Frame 1 (no input): blank canvas, image omitted
Frame 60 (the mouse pressed at the canvas centre just before this capture): blank canvas, image omitted
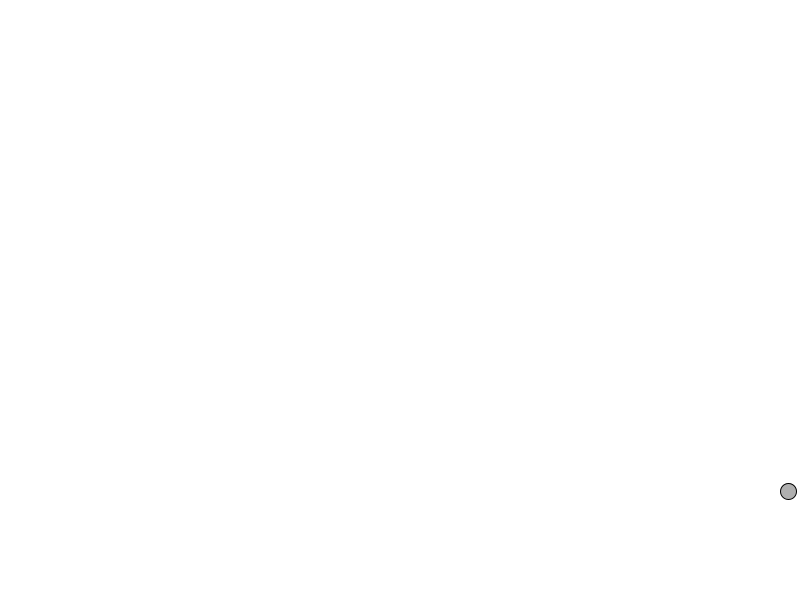
Frame 120 (the mouse held since frame 60 and released just before this capture)

The Processing sketch whose frames 1 and 60 were blank and that drew this single picture after the mouse press (run headless with seeded random() and noise(); from frame 60 on, the mouse is pressed at the canvas centre):

// Processing sketch: vector_study02
// ── vector_study02.pde
Mover m;

void setup()
{
  size(800,600);
  m = new Mover();
}

void draw()
{
  background(255);
  m.update();
  m.check();
  m.display();
}

// ── Mover.pde
class Mover
{
  PVector location = new PVector(0,0);
  PVector velocity = new PVector(0,0);
  PVector acceleration = new PVector(0.01,0.03);
  
  Mover()
  {
    
  }
  
  void update() 
  {
    acceleration = PVector.random2D();
    acceleration.mult(0.2);
    velocity.add(acceleration);
    velocity.limit(6);
    location.add(velocity);
  }
  
  void check()
  {
    if(location.x < 0) location.x = width;
    if(location.x > width) location.x = 0;
    if(location.y < 0) location.y = height;
    if(location.y > height) location.y = 0;
  }
 
  void display() 
  {
    stroke(0);
    fill(175);
    circle(location.x,location.y,16);
  }
}
